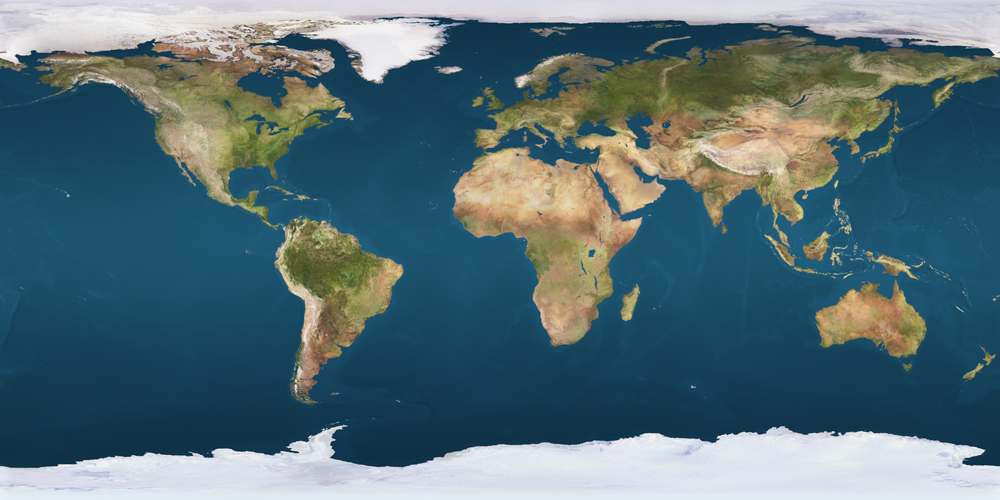
#> input picture AR/images/earthmap1k.jpg, 1000 x 500 px, given in place of the camera
$ python app.py
#> lines starting #> are read from the running program, lines starting #| are printed output that depends on the picture; after the words box and inside, x2 and y2 are one past the last pixel; in counts of white or black regions, pixels touching at a corner belong together
import cv2
import numpy as np
import threading
import json
from SimpleWebSocketServer import SimpleWebSocketServer, WebSocket


server = None
clients = []


class SimpleWSServer(WebSocket):
    def handleConnected(self):
        clients.append(self)

    def handleClose(self):
        clients.remove(self)


def run_server():
    global server
    server = SimpleWebSocketServer('', 9000, SimpleWSServer,
                                   selectInterval=(1000.0 / 15) / 1000)
    server.serveforever()


t = threading.Thread(target=run_server)
t.start()


capture = cv2.VideoCapture(1)

t = 100
w = 640

last = 0
while True:
    ret, image = capture.read()
#> image is the input picture: shape (500, 1000, 3); mean B, G, R 118.4, 111, 86

    img_height, img_width, depth = image.shape
#> img_height = 500; img_width = 1000; depth = 3
    scale = w / img_width
#> scale = 0.64
    h = int(img_height * scale)
#> h = 320
    image = cv2.resize(image, (0,0), fx=scale, fy=scale)
#> image: shape (320, 640, 3)

    # Apply filters
    grey = cv2.cvtColor(image, cv2.COLOR_BGR2GRAY)
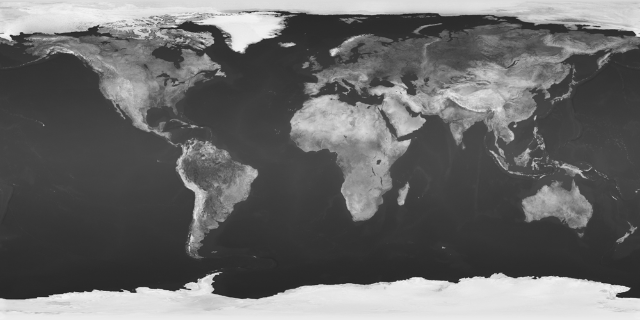
#> grey: shape (320, 640); min 32, max 244, mean 104.2
    blured = cv2.medianBlur(grey, 9)
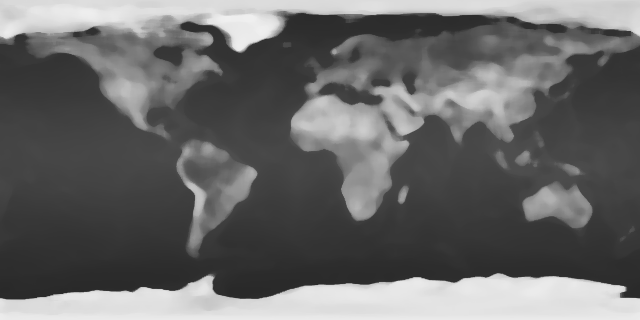
#> blured: shape (320, 640); min 41, max 239, mean 103.6

    # Compose 2x2 grid with all previews
    grid = np.zeros([2*h, 2*w, 3], np.uint8)
    grid[0:h, 0:w] = image
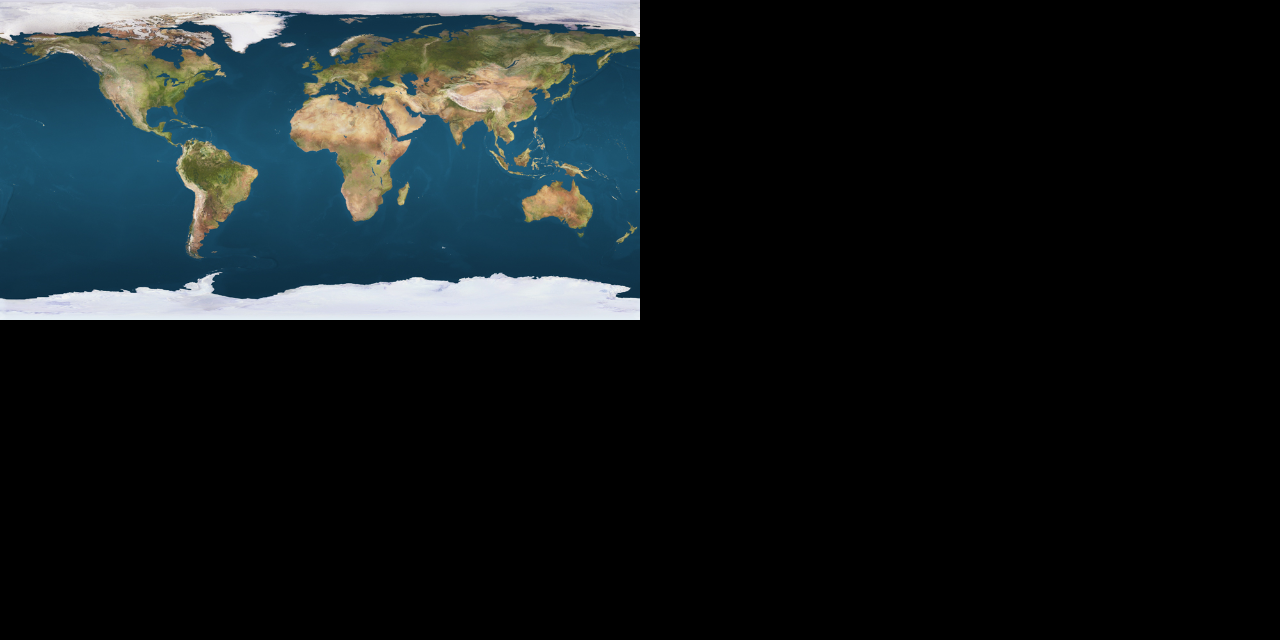
#> grid: shape (640, 1280, 3); mean B, G, R 29.6, 27.7, 21.5
    # We need to convert each of them to RGB from grescaled 8 bit format
    grid[h:2*h, 0:w] = np.dstack([cv2.Canny(grey, t / 2, t)] * 3)
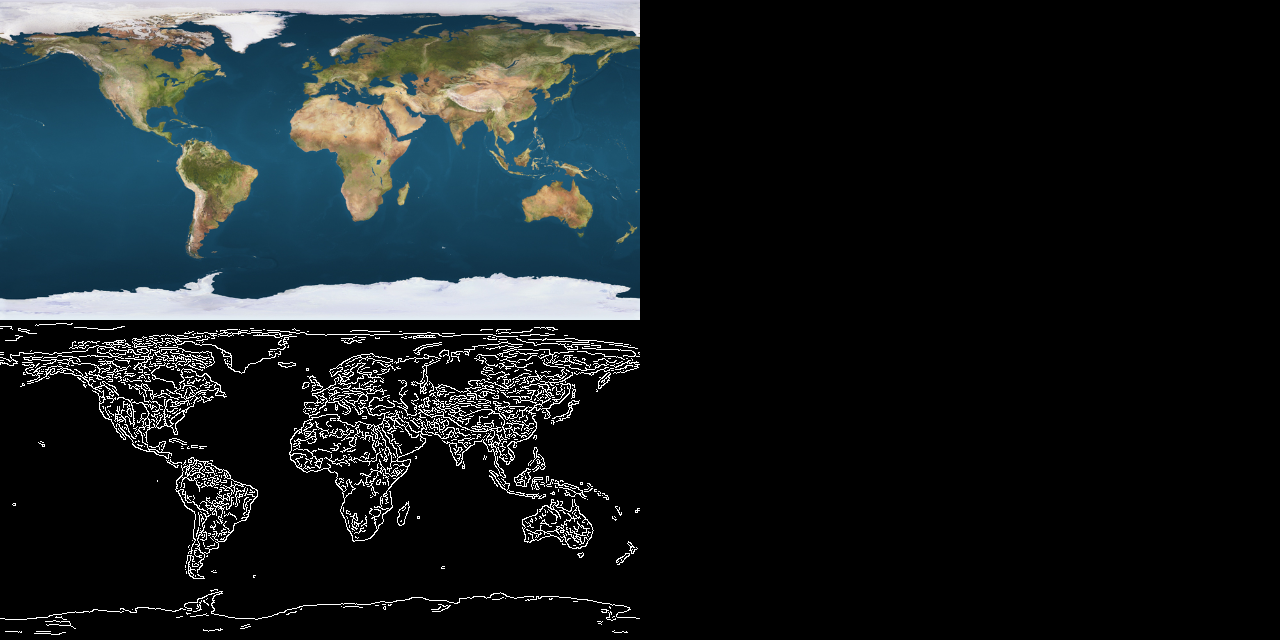
#> grid: shape (640, 1280, 3); 2.33% of pixels changed, all inside (x1, y1, x2, y2) = (0, 323, 640, 635)
    grid[0:h, w:2*w] = np.dstack([blured] * 3)
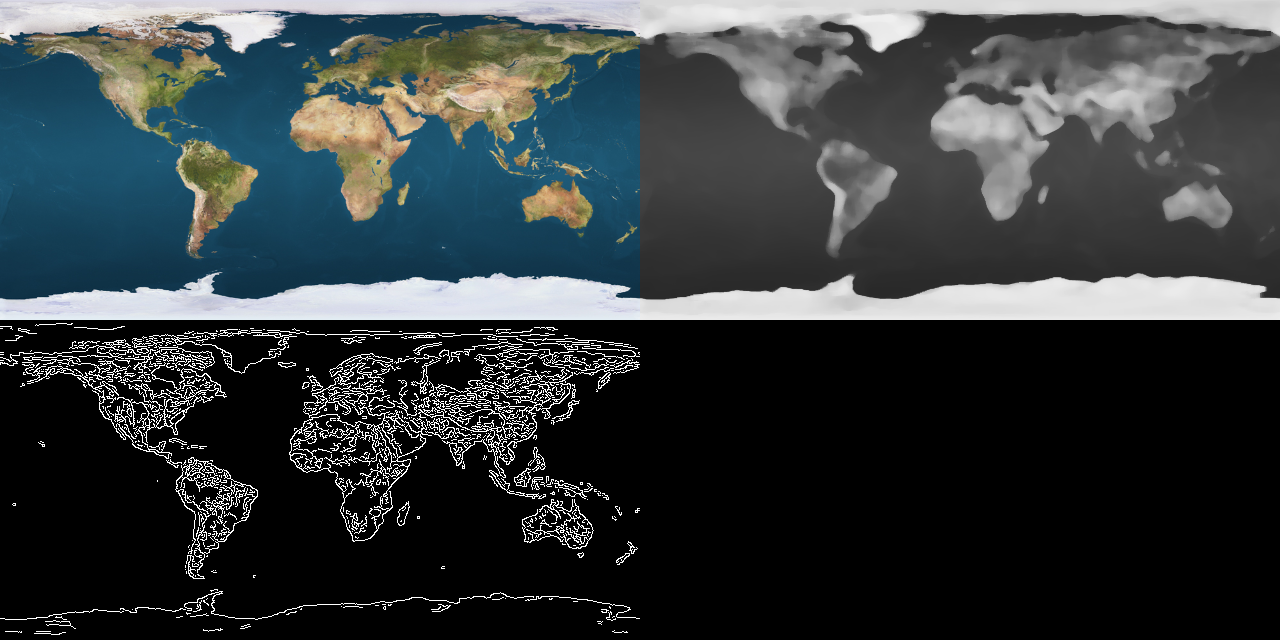
#> grid: shape (640, 1280, 3); mean B, G, R 61.4, 59.6, 53.3
    grid[h:2*h, w:2*w] = np.dstack([cv2.Canny(blured, t / 2, t)] * 3)
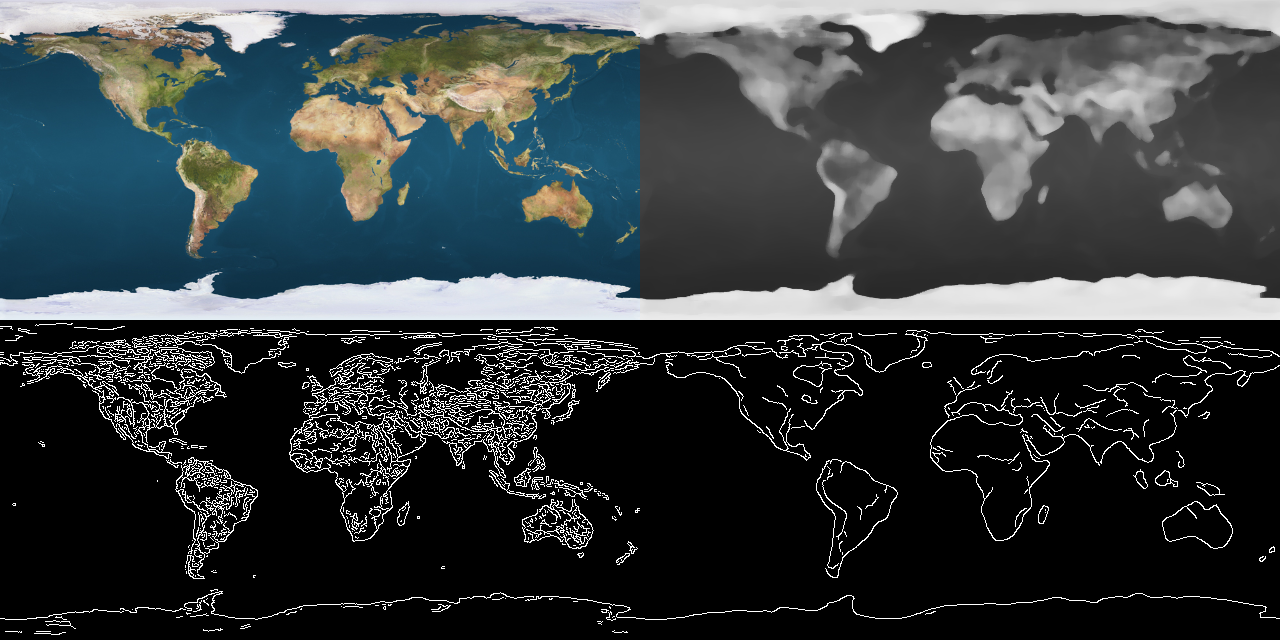
#> grid: shape (640, 1280, 3); 0.88% of pixels changed, all inside (x1, y1, x2, y2) = (640, 329, 1280, 620)

    cv2.imshow('Image previews', grid)

    sc = 1
    md = 30
    at = 40
    circles = cv2.HoughCircles(blured, cv2.HOUGH_GRADIENT, sc, md, t, at)
#> circles = [100, 0, 0, 0]

    if circles is not None:
        # We care only about the first circle found.
        circle = circles[0][0]
#> circle = 100
#> (the run stopped early here; a loop or call above may not have finished)
